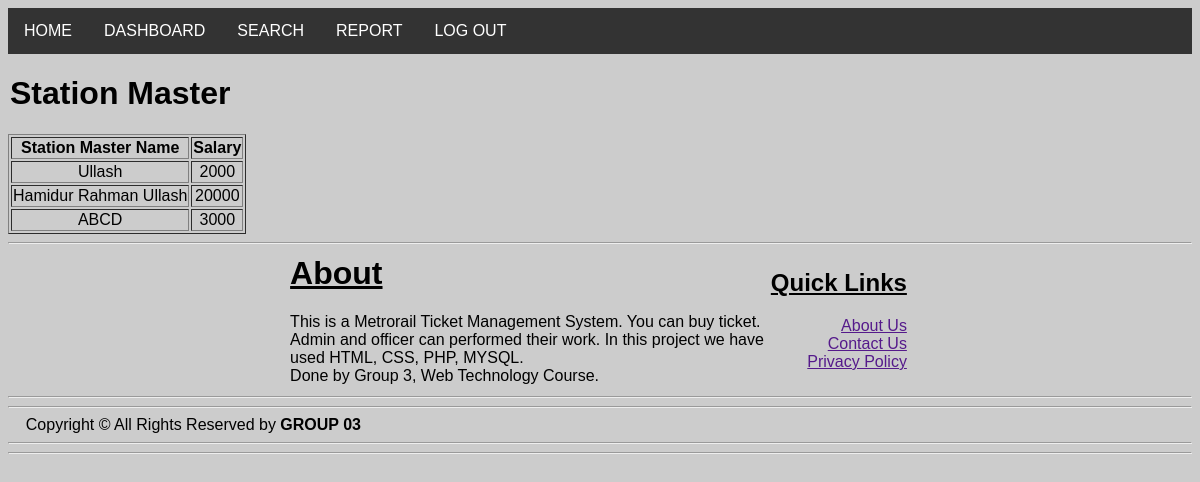
The page /admin/sm.php on the database its author committed.
### tables this page shows
CREATE TABLE `add_sm` (
  `e_id` varchar(20) NOT NULL,
  `name` text NOT NULL,
  `pass` text NOT NULL,
  `gender` text NOT NULL,
  `email` varchar(20) NOT NULL,
  `phone` text NOT NULL,
  `address` text NOT NULL,
  `dob` text NOT NULL,
  `bl_grp` text NOT NULL,
  `nid` text NOT NULL,
  `salary` int(11) NOT NULL,
  `e_count` int(11) NOT NULL
);

### admin/Models/db_config.php (called while the page is built, shortened)
<?php
	$db_server="localhost";
	$db_uname="root";
	$db_pass="";
	$db_name="web_project";
	function get($query){
		global $db_server,$db_uname,$db_pass,$db_name;
		$conn = mysqli_connect($db_server,$db_uname,$db_pass,$db_name);
		$data = array();
		if($conn){
			$result = mysqli_query($conn,$query);
			while($row = mysqli_fetch_assoc($result)){
				$data[] = $row;
			}
		}
		return $data;
	}
?>

### admin/sm.php (the view, shortened to what this page needs)
<?php
include_once 'header.php';
   require_once 'Models/db_config.php';
?>
<html>
	    <head>
        </head>
    <body>
	<legend><h1>Station Master</h1></legend>
           <div class="row">
                <div class="column">
                    <table border="1">
                        <?php
                        $query1 = "SELECT name,salary FROM `add_sm`";
                        $result1=get($query1);
                        echo "<tr><th>Station Master Name</th>
						                   <th> Salary</th>
						                   </tr>";
                        ?>
                       <?php
                        foreach ($result1 as $row){
                            echo "<tr><td align='center'>$row[name]</td>";
                            echo "<td align='center'>$row[salary]</td></tr>";}
                        ?>
                    </table>
                </div>
                </div>
            </body>
</html>
<?php include_once 'footer.php'?>

### admin/header.php (style rules this page uses)
body { font-family: Arial, Helvetica, sans-serif; background-color: rgb(204, 204, 204); }

### admin/sm.php (style rules this page uses)
body { background-color: rgb(204, 204, 204); }

### rows shown on the page
add_sm: name "Ullash", salary "2000"
add_sm: name "Hamidur Rahman Ullash", salary "20000"
add_sm: name "ABCD", salary "3000"
